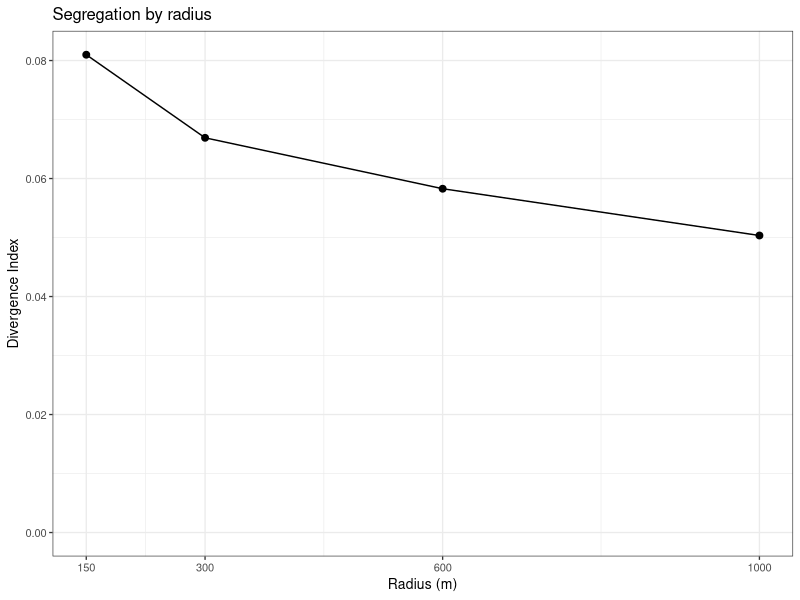
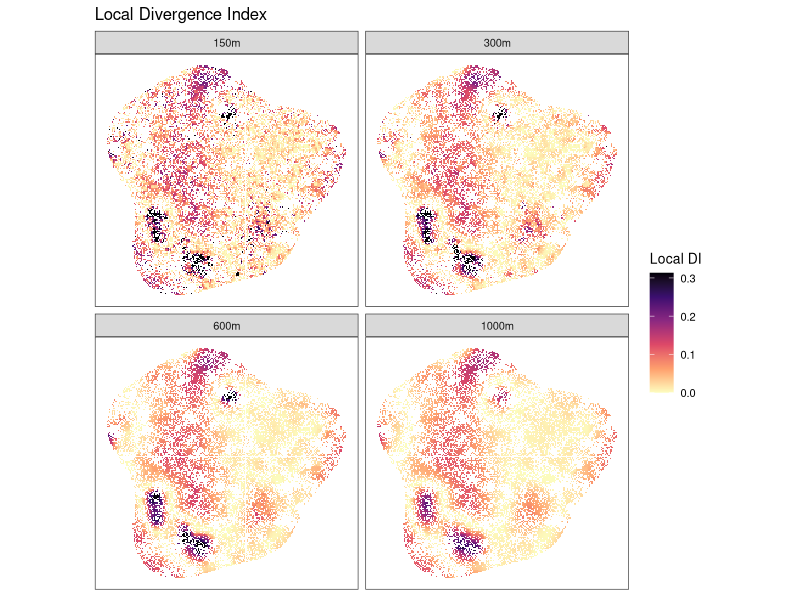

The R script that drew these images, in order:
# =============================================================================
# Multiscale Divergence Index (DI), Stockholm 2022
#
# Method:
#   - for every 100 m cell in Stockholm municipality (180), sum the group counts
#     of all cells whose centre lies within the radius (the cell itself included;
#     cells in the 10 km buffer count as neighbours)
#   - local DI = sum over groups of p * log(p / r), where p is the local share
#     and r the share in Stockholm municipality
#   - radii: 150, 300, 600, 1000 m
#
# Groups: sb = born in Sweden, fb_e = born in Europe, fb_ne = born outside Europe
# =============================================================================

library(dplyr)
library(tidyr)
library(readr)
library(ggplot2)

dir.create("results", showWarnings = FALSE)

# -----------------------------------------------------------------------------
# Data: one row per 100 m cell (e, n = lower-left corner, SWEREF99 TM)
# -----------------------------------------------------------------------------
cnt <- read_csv("data/simulated_grid_2022.csv", show_col_types = FALSE,
                col_select = c(year, municipality, e, n, sb, fb_e, fb_ne)) %>%
  filter(year == 2022) %>%
  transmute(x = e, y = n, municipality, sb, fb_e, fb_ne,
            in_target = municipality == 180)

# Reference: composition of Stockholm municipality
ref <- cnt %>%
  filter(in_target) %>%
  summarise(pop = sum(sb) + sum(fb_e) + sum(fb_ne),
            r_sb = sum(sb) / pop, r_fb_e = sum(fb_e) / pop, r_fb_ne = sum(fb_ne) / pop)

# Target cells: Stockholm municipality only
tgt <- cnt %>% filter(in_target) %>% select(x, y)

# -----------------------------------------------------------------------------
# Local sums within each radius and the local DI
# -----------------------------------------------------------------------------
focal <- list()
for (b in c(150, 300, 600, 1000)) {
  # offsets (in metres) of the cells within radius b
  k   <- floor(b / 100) * 100
  off <- expand_grid(dx = seq(-k, k, 100), dy = seq(-k, k, 100)) %>% filter(dx^2 + dy^2 <= b^2)

  # every target cell paired with every neighbour position; neighbour counts summed per target cell
  focal[[as.character(b)]] <- cross_join(tgt, off) %>%
    mutate(nx = x + dx, ny = y + dy) %>%
    inner_join(cnt %>% select(nx = x, ny = y, sb, fb_e, fb_ne), by = c("nx", "ny")) %>%
    group_by(x, y) %>%
    summarise(across(c(sb, fb_e, fb_ne), sum), .groups = "drop") %>%
    cross_join(ref %>% select(-pop)) %>%
    mutate(pop = sb + fb_e + fb_ne,
           DI  = if_else(pop > 0,
                         if_else(sb    > 0, (sb    / pop) * log((sb    / pop) / r_sb),    0) +
                         if_else(fb_e  > 0, (fb_e  / pop) * log((fb_e  / pop) / r_fb_e),  0) +
                         if_else(fb_ne > 0, (fb_ne / pop) * log((fb_ne / pop) / r_fb_ne), 0),
                         NA_real_),
           bw = b) %>%
    select(x, y, bw, local_pop = pop, DI)

  cat(sprintf("local sums at %4dm: %d cells in the radius\n", b, nrow(off)))
}

# Local DI for every cell and radius, with the cell's own population
local <- bind_rows(focal) %>%
  left_join(cnt %>% transmute(x, y, own_pop = sb + fb_e + fb_ne), by = c("x", "y"))

# -----------------------------------------------------------------------------
# Summary: DI at each radius
# -----------------------------------------------------------------------------
# DI = mean of local DI weighted by each cell's own population
summary_bw <- local %>%
  group_by(bw) %>%
  summarise(DI_local_med = median(DI, na.rm = TRUE),
            DI_local_p90 = quantile(DI, 0.9, na.rm = TRUE),
            DI           = weighted.mean(DI, own_pop, na.rm = TRUE),   # last: it overwrites DI
            cells        = n(),
            pop          = sum(own_pop))
print(summary_bw)

write_csv(summary_bw, "results/DI_by_radius.csv")
write_csv(local,      "results/DI_local_cells.csv")   # cell level: keep out of GitHub

# -----------------------------------------------------------------------------
# Figures
# -----------------------------------------------------------------------------
radius_labels <- c("150m", "300m", "600m", "1000m")
theme_set(theme_bw(10))

ggsave("results/fig_DI_by_radius.png", width = 6, height = 4, dpi = 200,
       ggplot(summary_bw, aes(bw, DI)) +
         geom_line() +
         geom_point(size = 2) +
         scale_x_continuous(breaks = c(150, 300, 600, 1000)) +
         expand_limits(y = 0) +
         labs(x = "Radius (m)", y = "Divergence Index", title = "Segregation by radius"))

ggsave("results/fig_map_local_DI.png", width = 9, height = 8, dpi = 200,
       ggplot(local %>% mutate(radius = factor(paste0(bw, "m"), radius_labels)),
              aes(x + 50, y + 50, fill = DI)) +
         geom_tile(width = 100, height = 100) +
         facet_wrap(~ radius) +
         scale_fill_viridis_c(option = "magma", direction = -1,
                              limits = c(0, quantile(local$DI, 0.99, na.rm = TRUE)), oob = scales::squish) +
         coord_equal() +
         labs(x = NULL, y = NULL, fill = "Local DI", title = "Local Divergence Index") +
         theme(axis.text = element_blank(), axis.ticks = element_blank(), panel.grid = element_blank()))
